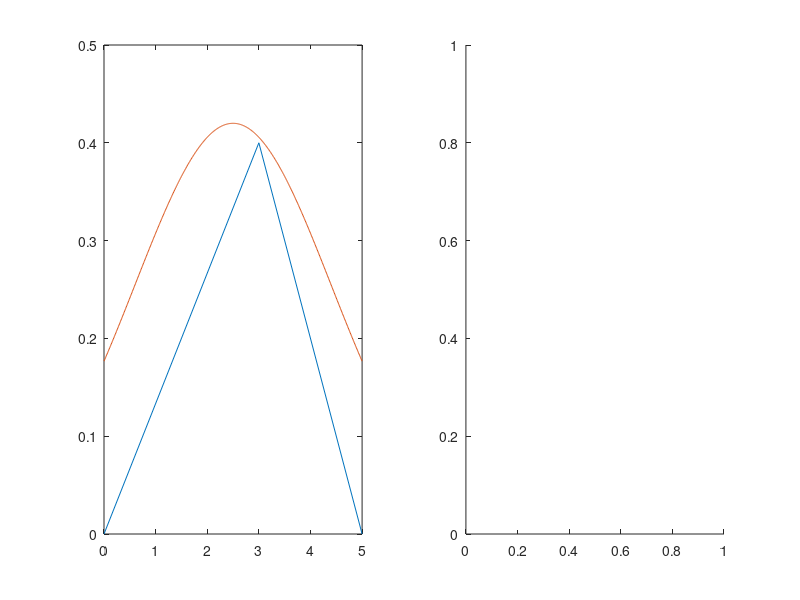

Reproduce this figure in MATLAB. (Note: this script raises an error after producing the figure.)
%% Initialization

clear;
clc;
min=0;
max=5;
mode=3;
% Parameter Setting of auxiliary distribution
mu=(min+max)/2;
sigma=1.9;
constant=2;
sample_size=1000;
rng(1)

%% Plot density functions of the two distributions for checking the assumption.
high=2/(max-min);
subplot(1,2,1)
x=[min,mode,max];
f=[0,high,0];
plot(x,f)
hold on;

x=min:0.01:max;
y=constant*normpdf(x,mu,sigma);
plot(x,y)
hold off;
xlim([min,max])


%% Generate samples and Plot the histogram of samples


val=zeros(1,sample_size);
accept_times=0;

while accept_times<sample_size
    x=normrnd(mu,sigma,1);
    gx=normpdf(x,mu,sigma);
    if x>=min && x<mode
        fx=((x-min)/(mode-min))*high;
    elseif x>=mode && x<=max
        fx=((max-x)/(max-mode))*high;
    else
        fx=0;
    end
    U=rand;
    if U<= (fx/(constant*gx))
        accept_times=accept_times+1;
        val(accept_times)=x;
    end
end
subplot(1,2,2)
histogram(val,100);
hold on;

%% Plot the density function of the distribution

x=[min,mode,max];
f=[0,high,0];
f=f*0.07*sample_size;
plot(x,f,'linewidth',2)

